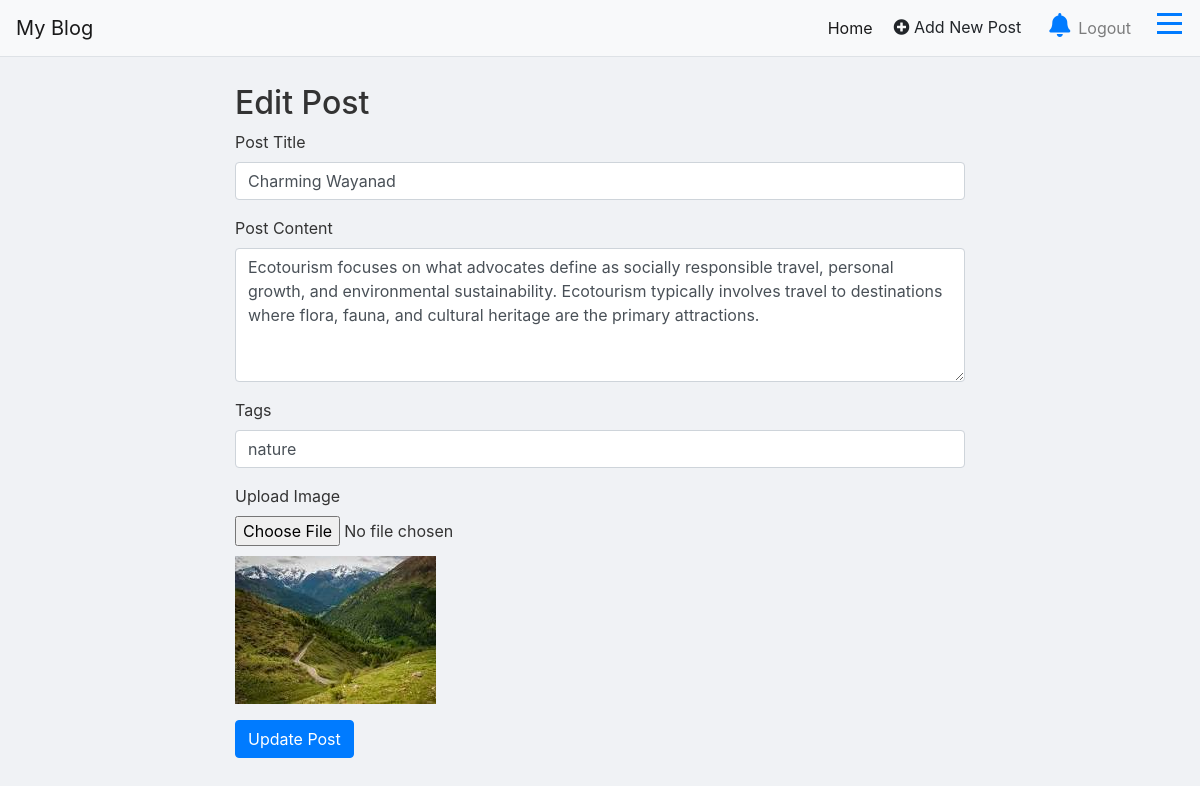
The page /edit_post/6/ (signed in) on the database its author committed.
### blog/models.py (models this page shows)
class Post(models.Model):
    title = models.CharField(max_length=100)
    content = models.TextField()
    author = models.ForeignKey(User, on_delete=models.CASCADE)
    tag=models.CharField(max_length=50,blank=True, null=True)
    image = models.ImageField(upload_to='post_images/', blank=True, null=True)  # New image field
    created_at = models.DateTimeField(auto_now_add=True)
    updated_at = models.DateTimeField(auto_now=True)
    is_available = models.BooleanField(default=True)

### blog/views.py (the view, shortened to what this page needs)
# urls.py: path('edit_post/<int:post_id>/', views.edit_post, name='edit_post'),
@login_required
def edit_post(request, post_id):
    post = get_object_or_404(Post, id=post_id)
    return render(request, 'editpost.html', {'post': post})

### templates/editpost.html (shortened to what this page needs)
{% extends "layout/base.html" %}
{% load static %}
{% block content %}
<div class="container mt-4">
    <div class="row justify-content-center">
        <div class="col-md-8">
            <h2>Edit Post</h2>
            <form method="POST" enctype="multipart/form-data" action="{% url 'edit_post' post.id %}" id="editPostForm">
                <div class="form-group">
                    <label for="title">Post Title</label>
                    <input type="text" class="form-control" id="title" name="title" placeholder="Enter post title" value="{{ post.title }}" required>
                </div>
                <div class="form-group">
                    <label for="content">Post Content</label>
                    <textarea class="form-control" id="content" name="content" rows="5" placeholder="Enter post content" required>{{ post.content }}</textarea>
                </div>
                <div class="form-group">
                    <label for="tags">Tags</label>
                    <input type="text" class="form-control" id="tags" name="tags" placeholder="Enter tags, separated by commas" value="{{ post.tag }}">
                </div>
                <div class="form-group">
                    <label for="image">Upload Image</label>
                    <input type="file" class="form-control-file" id="image" name="image">
                    {% if post.image %}
                    <img src="{{ post.image.url }}" alt="Current Image" style="max-width: 100%; margin-top: 10px;">
                    {% endif %}
                </div>
                <button type="submit" class="btn btn-primary">Update Post</button>
            </form>
        </div>
    </div>
</div>
{% endblock %}

### templates/layout/base.html (style rules this page uses)
body { background-color: #f0f2f5; color: #333; padding-top: 60px; }
.btn-primary { background-color: #007bff; border-color: #007bff; }

### rows shown on the page
Post: title "Charming Wayanad", content "Ecotourism focuses on what advocates define as socially responsible travel, personal growth, and environmental sustainability. Ecotourism typically involves travel to destinations where flora, fauna, and cultural heritage are the primary attractions.", tags "nature", image (picture)
